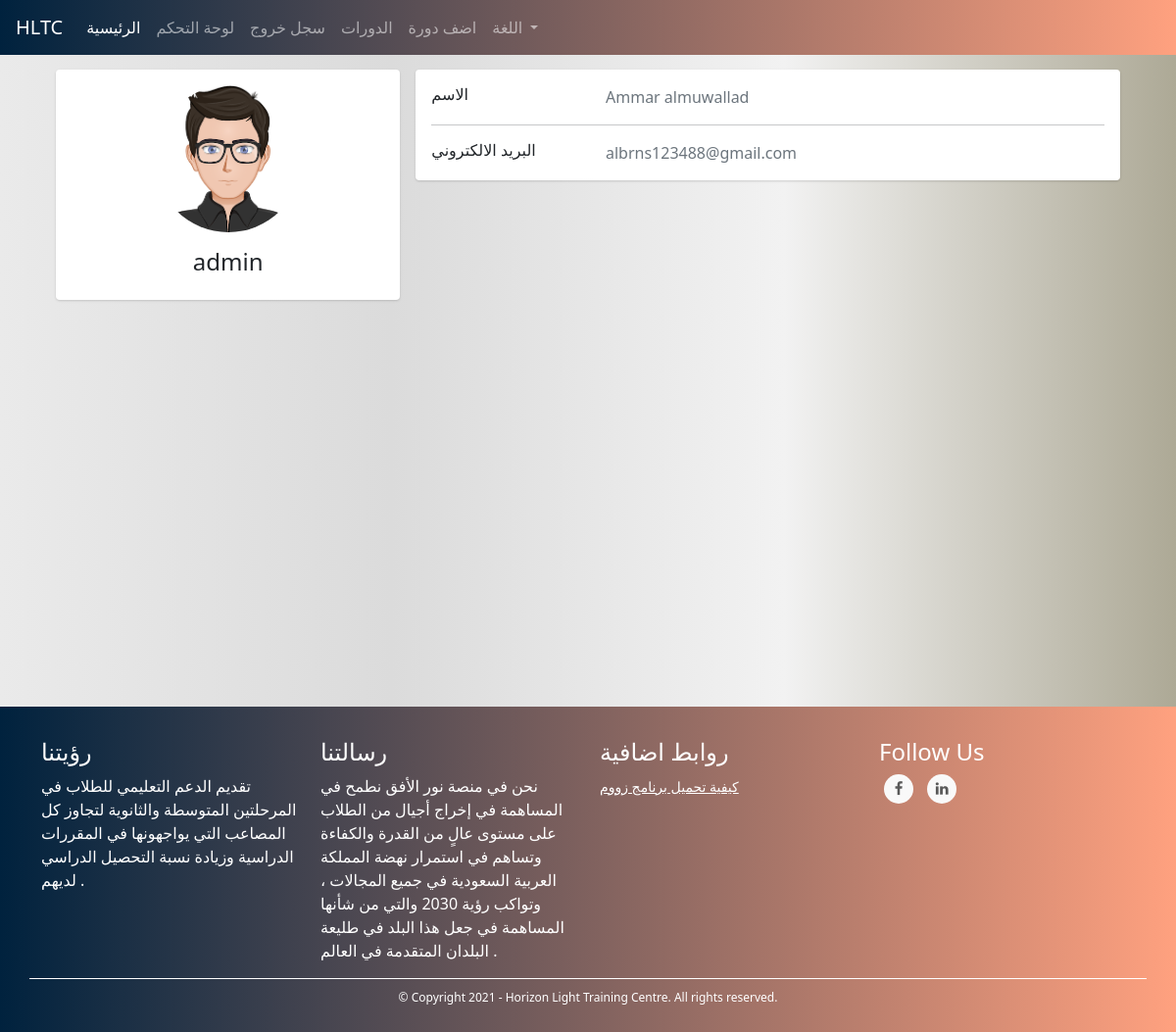
Screenshot of /admins/user/1 (signed in) with the database file from the repository.
### TUTOR/models.py (models this page shows, shortened)
class UserModel(db.Model, UserMixin):
    id = db.Column(db.Integer, primary_key=True)
    first_name = db.Column(db.String(128), nullable=False)
    last_name = db.Column(db.String(128), nullable=False)
    username = db.Column(db.String(20), unique=True, nullable=False)
    email = db.Column(db.String(256), unique=True, nullable=False)
    password = db.Column(db.String(255), nullable=False)
    user_type = db.Column(db.String(30), nullable=False)
    _gender = db.Column(db.Boolean, nullable=False, default=True)
    email_confirmation_code = db.Column(db.String(5), nullable=True)
    is_confirmed = db.Column(db.Boolean, nullable=False, default=False)
    creation_date = db.Column(db.DateTime, nullable=False, default=datetime.utcnow)
    admin_data_model = db.relationship('AdminDataModel', backref='user', uselist=False)
    tutor_data_model = db.relationship('TutorDataModel', backref='user', uselist=False)
    student_data_model = db.relationship('StudentDataModel', backref='user', uselist=False)
    @property
    def full_name(self):
        return self.first_name + " " + self.last_name

### TUTOR/ADMINISTRATION/routes.py (the view)
@admins_blueprint.route("/admins/user/<user_id>", methods=["GET"])
@login_required(ADMIN_TYPES)
def user_detailed_view(user_id): # admin only
    user = UserModel.query.get(user_id)
    user_type = user.user_type
    if user_type == "tutor":
        return render_template("admins/users/new_tutor.html", user=user)
    elif user_type == "student":
        return render_template("admins/users/new_student.html", user=user)
    elif user_type in ADMIN_TYPES:
        return render_template("admins/users/new_admin.html", user=user)

### TUTOR/ADMINISTRATION/routes.py (called while the page is built)
@admins_blueprint.context_processor
def utility_processor():
    return dict(get_language_text=LngObj.get_language_text, get_current_page_language_list=LngObj.get_current_page_language_list, languages=LANGUAGES, admin_types=ADMIN_TYPES, settings=SiteSettingsModel.instance())

### TUTOR/models.py (called while the page is built)
@login_manager.user_loader
def load_user(user_id):
    return UserModel.query.get(int(user_id))

    @classmethod
    def instance(cls):
        return cls.query.get(1)

### TUTOR/utils/utils.py (called while the page is built)
def login_required(roles=[]):
	def wrapper(fn):
		@wraps(fn)
		def decorated_view(*args, **kwargs):
			if request.method in EXEMPT_METHODS:
				return fn(*args, **kwargs)
			elif current_app.login_manager._login_disabled:
				return fn(*args, **kwargs)
			elif not current_user.is_authenticated:
				return current_app.login_manager.unauthorized()
			role = current_user.user_type
			if ( (role not in roles) and (roles != []) ):
				return current_app.login_manager.unauthorized()
			return fn(*args, **kwargs)
		return decorated_view
	return wrapper

### TUTOR/templates/admins/users/new_admin.html (shortened to what this page needs)
{% extends "template.html" %}
{% block content %}
<link rel="stylesheet" href="{{ url_for('static', filename='css/students/profile.css') }}">
<div class="container">
    <div class="main-body">
          <div class="row gutters-sm">
            <div class="col-md-4 mb-3">
              <div class="card">
                <div class="card-body">
                  <div class="d-flex flex-column align-items-center text-center">
                    {% if user._gender  %}
                    <img src="{{ url_for('static', filename='images/male_student.png') }}" alt="Admin" class="rounded-circle" width="150">
                    {% else %}
                    <img src="{{ url_for('static', filename='images/female_student.png') }}" alt="Admin" class="rounded-circle" width="150">
                    {% endif %}
                    <div class="mt-3">
                      <h4>{{ user.username }}</h4>
                    </div>
                  </div>
                </div>
              </div>
            </div>
            <div class="col-md-8">
              <div class="card mb-3">
                <div class="card-body">
                  <div class="row">
                    <div class="col-sm-3">
                      <h6 class="mb-0">الاسم</h6>
                    </div>
                    <div class="col-sm-9 text-secondary">
                      {{ user.full_name }}
                    </div>
                  </div>
                  <hr>
                  <div class="row">
                    <div class="col-sm-3">
                      <h6 class="mb-0">البريد الالكتروني</h6>
                    </div>
                    <div class="col-sm-9 text-secondary">
                      {{ user.email }}
                    </div>
                  </div>
                </div>
            </div>
            </div>
          </div>
        </div>
    </div>
    <br><br><br><br><br><br><br><br><br><br><br><br><br><br><br><br>
{% endblock %}

### TUTOR/static/css/global.css (style rules this page uses)
body { background: #ADA996; background: -webkit-linear-gradient(to right, #EAEAEA, #DBDBDB, #F2F2F2, #ADA996); background: linear-gradient(to right, #EAEAEA, #DBDBDB, #F2F2F2, #ADA996); }

### TUTOR/static/css/students/profile.css (style rules this page uses)
.main-body { padding: 15px; }
.card { box-shadow: 0 1px 3px 0 rgba(0,0,0,.1), 0 1px 2px 0 rgba(0,0,0,.06); }
.card { position: relative; display: flex; flex-direction: column; min-width: 0; word-wrap: break-word; background-color: #fff; background-clip: border-box; border: 0 solid rgba(0,0,0,.125); border-radius: .25rem; }
.card-body { flex: 1 1 auto; min-height: 1px; padding: 1rem; }
.gutters-sm { margin-right: -8px; margin-left: -8px; }
.gutters-sm>.col, .gutters-sm>[class*=col-] { padding-right: 8px; padding-left: 8px; }
.mb-3, .my-3 { margin-bottom: 1rem!important; }

### rows the page displays
UserModel: username "admin", full_name "Ammar almuwallad", email "albrns123488@gmail.com"
